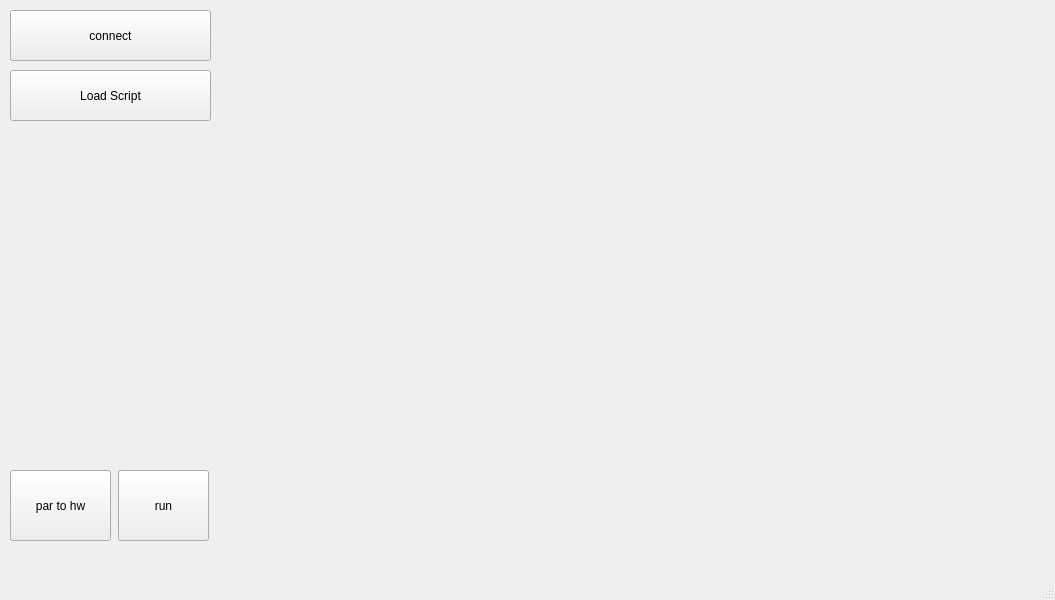
<?xml version="1.0" encoding="UTF-8"?>
<ui version="4.0">
 <class>MainWindow</class>
 <widget class="QMainWindow" name="MainWindow">
  <property name="geometry">
   <rect>
    <x>0</x>
    <y>0</y>
    <width>1055</width>
    <height>600</height>
   </rect>
  </property>
  <property name="windowTitle">
   <string>MainWindow</string>
  </property>
  <widget class="QWidget" name="centralwidget">
   <widget class="QPushButton" name="connect_btn">
    <property name="geometry">
     <rect>
      <x>10</x>
      <y>10</y>
      <width>201</width>
      <height>51</height>
     </rect>
    </property>
    <property name="text">
     <string>connect</string>
    </property>
   </widget>
   <widget class="QPushButton" name="load_button">
    <property name="geometry">
     <rect>
      <x>10</x>
      <y>70</y>
      <width>201</width>
      <height>51</height>
     </rect>
    </property>
    <property name="text">
     <string>Load Script</string>
    </property>
   </widget>
   <widget class="QPushButton" name="params_to_hw_btn">
    <property name="geometry">
     <rect>
      <x>10</x>
      <y>470</y>
      <width>101</width>
      <height>71</height>
     </rect>
    </property>
    <property name="text">
     <string>par to hw</string>
    </property>
   </widget>
   <widget class="QPushButton" name="run_btn">
    <property name="geometry">
     <rect>
      <x>118</x>
      <y>470</y>
      <width>91</width>
      <height>71</height>
     </rect>
    </property>
    <property name="contextMenuPolicy">
     <enum>Qt::NoContextMenu</enum>
    </property>
    <property name="text">
     <string>run</string>
    </property>
   </widget>
   <widget class="QWidget" name="EPR_plotter_widget" native="true">
    <property name="geometry">
     <rect>
      <x>220</x>
      <y>10</y>
      <width>391</width>
      <height>451</height>
     </rect>
    </property>
   </widget>
   <widget class="QWidget" name="EPR_plotter_widget_2" native="true">
    <property name="geometry">
     <rect>
      <x>620</x>
      <y>10</y>
      <width>431</width>
      <height>451</height>
     </rect>
    </property>
   </widget>
  </widget>
  <widget class="QMenuBar" name="menubar">
   <property name="geometry">
    <rect>
     <x>0</x>
     <y>0</y>
     <width>1055</width>
     <height>22</height>
    </rect>
   </property>
  </widget>
  <widget class="QStatusBar" name="statusbar"/>
 </widget>
 <resources/>
 <connections/>
</ui>
